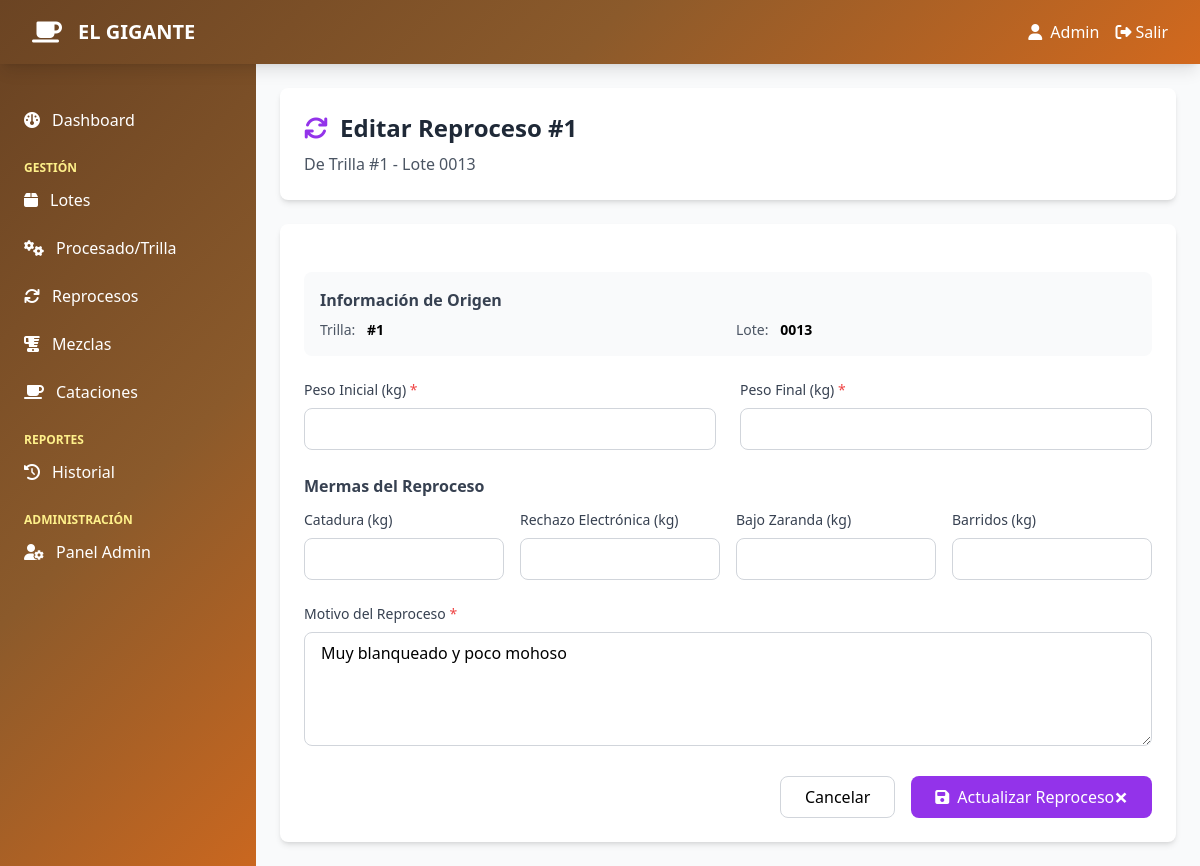
Page /reprocesos/1/editar/ (signed in) on the committed database.
### beneficio/models.py (models this page shows, shortened)
class Reproceso(models.Model):
    procesado = models.ForeignKey(Procesado, on_delete=models.CASCADE, related_name='reprocesos')
    numero = models.PositiveIntegerField()
    nombre = models.CharField(max_length=100, blank=True, null=True)
    fecha = models.DateTimeField(default=timezone.now)
    peso_inicial_kg = models.DecimalField(max_digits=10, decimal_places=2)
    unidad_peso_inicial = models.CharField(max_length=20, default='kg')
    peso_final_kg = models.DecimalField(max_digits=10, decimal_places=2)
    unidad_peso_final = models.CharField(max_length=20, default='kg')
    cafe_primera = models.DecimalField(max_digits=10, decimal_places=2, default=0)
    unidad_cafe_primera = models.CharField(max_length=20, default='kg')
    cafe_segunda = models.DecimalField(max_digits=10, decimal_places=2, default=0)
    unidad_cafe_segunda = models.CharField(max_length=20, default='kg')
    catadura = models.DecimalField(max_digits=10, decimal_places=2, default=0)
    rechazo_electronica = models.DecimalField(max_digits=10, decimal_places=2, default=0)
    bajo_zaranda = models.DecimalField(max_digits=10, decimal_places=2, default=0)
    barridos = models.DecimalField(max_digits=10, decimal_places=2, default=0)
    motivo = models.TextField()
    operador = models.ForeignKey(User, on_delete=models.SET_NULL, null=True)
    class Meta:
        ordering = ['-fecha']

class Procesado(models.Model):
    lote = models.ForeignKey(Lote, on_delete=models.CASCADE, related_name='procesos')
    numero_trilla = models.CharField(max_length=50)
    fecha = models.DateTimeField(default=timezone.now)
    peso_inicial_kg = models.DecimalField(max_digits=10, decimal_places=2)
    unidad_peso_inicial = models.CharField(max_length=20, default='kg')
    peso_final_kg = models.DecimalField(max_digits=10, decimal_places=2)
    unidad_peso_final = models.CharField(max_length=20, default='kg')
    cafe_primera = models.DecimalField(max_digits=10, decimal_places=2, default=0)
    unidad_cafe_primera = models.CharField(max_length=20, default='kg')
    cafe_segunda = models.DecimalField(max_digits=10, decimal_places=2, default=0)
    unidad_cafe_segunda = models.CharField(max_length=20, default='kg')
    catadura = models.DecimalField(max_digits=10, decimal_places=2, default=0)
    rechazo_electronica = models.DecimalField(max_digits=10, decimal_places=2, default=0)
    bajo_zaranda = models.DecimalField(max_digits=10, decimal_places=2, default=0)
    barridos = models.DecimalField(max_digits=10, decimal_places=2, default=0)
    observaciones = models.TextField(blank=True, null=True)
    operador = models.ForeignKey(User, on_delete=models.SET_NULL, null=True)
    class Meta:
        verbose_name = "Procesado"
        verbose_name_plural = "Procesados"
        ordering = ['-fecha']

class Lote(models.Model):
    ESTADO_CHOICES = [
        ('disponible', 'Disponible'),
        ('en_proceso', 'En Proceso'),
        ('procesado', 'Procesado'),
        ('agotado', 'Agotado'),
    ]
    """Modelo principal para los lotes de café"""
    codigo = models.CharField(max_length=50, unique=True)
    tipo_cafe = models.CharField(max_length=100)
    bodega = models.ForeignKey(Bodega, on_delete=models.CASCADE, related_name='lotes')
    peso_kg = models.DecimalField(max_digits=10, decimal_places=2)
    humedad = models.DecimalField(max_digits=5, decimal_places=2)
    fecha_ingreso = models.DateTimeField()
    proveedor = models.CharField(max_length=200)
    precio_quintal = models.DecimalField(max_digits=10, decimal_places=2)
    observaciones = models.TextField(blank=True, null=True)
    activo = models.BooleanField(default=True)
    created_by = models.ForeignKey(User, on_delete=models.SET_NULL, null=True)
    created_at = models.DateTimeField(auto_now_add=True)
    class Meta:
        ordering = ['-fecha_ingreso']

### beneficio/views.py (the view, shortened to what this page needs)
# urls.py: path('reprocesos/<int:pk>/editar/', views.editar_reproceso, name='editar_reproceso'),
@login_required
def editar_reproceso(request, pk):
    reproceso = get_object_or_404(Reproceso, pk=pk)
    context = {
        'reproceso': reproceso,
    }
    return render(request, 'beneficio/reprocesos/editar.html', context)

### beneficio/templates/beneficio/reprocesos/editar.html (shortened to what this page needs)
{% extends 'base.html' %}
{% block content %}
<div class="max-w-4xl mx-auto space-y-6">
    <div class="bg-white rounded-lg shadow-md p-6">
        <h2 class="text-2xl font-bold text-gray-800 flex items-center">
            <i class="fas fa-sync mr-3 text-purple-600"></i>
            Editar Reproceso #{{ reproceso.numero }}
        </h2>
        <p class="text-gray-600 mt-2">De Trilla #{{ reproceso.procesado.numero_trilla }} - Lote {{ reproceso.procesado.lote.codigo }}</p>
    </div>
    <form method="post" class="bg-white rounded-lg shadow-md p-6 space-y-6">
        <div class="bg-gray-50 p-4 rounded-lg">
            <h3 class="font-bold text-gray-700 mb-2">Información de Origen</h3>
            <div class="grid grid-cols-2 gap-4 text-sm">
                <div>
                    <span class="text-gray-600">Trilla:</span>
                    <span class="font-semibold ml-2">#{{ reproceso.procesado.numero_trilla }}</span>
                </div>
                <div>
                    <span class="text-gray-600">Lote:</span>
                    <span class="font-semibold ml-2">{{ reproceso.procesado.lote.codigo }}</span>
                </div>
            </div>
        </div>
        <div class="grid grid-cols-1 md:grid-cols-2 gap-6">
            <div>
                <label class="block text-sm font-medium text-gray-700 mb-2">
                    Peso Inicial (kg) <span class="text-red-500">*</span>
                </label>
                <input type="number" step="0.01" name="peso_inicial_kg" value="{{ reproceso.peso_inicial_kg }}" required
                       class="w-full px-4 py-2 border border-gray-300 rounded-lg focus:ring-2 focus:ring-purple-600">
            </div>
            <div>
                <label class="block text-sm font-medium text-gray-700 mb-2">
                    Peso Final (kg) <span class="text-red-500">*</span>
                </label>
                <input type="number" step="0.01" name="peso_final_kg" value="{{ reproceso.peso_final_kg }}" required
                       class="w-full px-4 py-2 border border-gray-300 rounded-lg focus:ring-2 focus:ring-purple-600">
            </div>
        </div>
        <div>
            <h3 class="font-bold text-gray-700 mb-3">Mermas del Reproceso</h3>
            <div class="grid grid-cols-2 md:grid-cols-4 gap-4">
                <div>
                    <label class="block text-sm font-medium text-gray-700 mb-2">Catadura (kg)</label>
                    <input type="number" step="0.01" name="catadura" value="{{ reproceso.catadura }}"
                           class="w-full px-4 py-2 border border-gray-300 rounded-lg focus:ring-2 focus:ring-purple-600">
                </div>
                <div>
                    <label class="block text-sm font-medium text-gray-700 mb-2">Rechazo Electrónica (kg)</label>
                    <input type="number" step="0.01" name="rechazo_electronica" value="{{ reproceso.rechazo_electronica }}"
                           class="w-full px-4 py-2 border border-gray-300 rounded-lg focus:ring-2 focus:ring-purple-600">
                </div>
                <div>
                    <label class="block text-sm font-medium text-gray-700 mb-2">Bajo Zaranda (kg)</label>
                    <input type="number" step="0.01" name="bajo_zaranda" value="{{ reproceso.bajo_zaranda }}"
                           class="w-full px-4 py-2 border border-gray-300 rounded-lg focus:ring-2 focus:ring-purple-600">
                </div>
                <div>
                    <label class="block text-sm font-medium text-gray-700 mb-2">Barridos (kg)</label>
                    <input type="number" step="0.01" name="barridos" value="{{ reproceso.barridos }}"
                           class="w-full px-4 py-2 border border-gray-300 rounded-lg focus:ring-2 focus:ring-purple-600">
                </div>
            </div>
        </div>
        <div>
            <label class="block text-sm font-medium text-gray-700 mb-2">
                Motivo del Reproceso <span class="text-red-500">*</span>
            </label>
            <textarea name="motivo" rows="4" required
                      class="w-full px-4 py-2 border border-gray-300 rounded-lg focus:ring-2 focus:ring-purple-600">{{ reproceso.motivo }}</textarea>
        </div>
        <div class="flex justify-end space-x-4">
            <a href="{% url 'detalle_reproceso' reproceso.id %}"
               class="px-6 py-2 border border-gray-300 rounded-lg hover:bg-gray-50 transition">
                Cancelar
            </a>
            <button type="submit"
                    class="px-6 py-2 bg-purple-600 text-white rounded-lg hover:bg-purple-700 transition">
                <i class="fas fa-save mr-2"></i>Actualizar Reproceso
            </button>
        </div>
    </form>
</div>
{% endblock %}

### beneficio/templates/base.html (shortened to what this page needs)
<!DOCTYPE html>
<html lang="es">
<head>
    <script src="https://cdn.tailwindcss.com"></script>
    <link rel="stylesheet" href="https://cdnjs.cloudflare.com/ajax/libs/font-awesome/6.4.0/css/all.min.css">
</head>
<body class="bg-gray-50">
    {% if user.is_authenticated %}
    <nav class="coffee-gradient shadow-lg fixed top-0 w-full z-50">
        <div class="max-w-7xl mx-auto px-4 sm:px-6 lg:px-8">
            <div class="flex items-center justify-between h-16">
                <div class="flex items-center">
                    <div class="flex-shrink-0">
                        <i class="fas fa-coffee text-white text-2xl"></i>
                    </div>
                    <div class="ml-4">
                        <h1 class="text-white text-xl font-bold">EL GIGANTE</h1>
                    </div>
                </div>
                <div class="flex items-center space-x-4">
                    <span class="text-white">
                        <i class="fas fa-user mr-2"></i>{{ user.username }}
                    </span>
                    <a href="{% url 'logout' %}" class="text-white hover:text-yellow-200 transition">
                        <i class="fas fa-sign-out-alt mr-1"></i>Salir
                    </a>
                </div>
            </div>
        </div>
    </nav>
    <div class="flex min-h-screen pt-16">
        <div class="w-64 coffee-gradient text-white fixed h-full top-16 overflow-y-auto">
            <nav class="mt-8 pb-8">
                <a href="{% url 'dashboard' %}" class="block px-6 py-3 sidebar-hover">
                    <i class="fas fa-dashboard mr-3"></i>Dashboard
                </a>
                <div class="mt-4 px-6">
                    <p class="text-xs uppercase text-yellow-200 font-semibold">Gestión</p>
                </div>
                <a href="{% url 'lista_lotes' %}" class="block px-6 py-3 sidebar-hover">
                    <i class="fas fa-box mr-3"></i>Lotes
                </a>
                <a href="{% url 'lista_procesados' %}" class="block px-6 py-3 sidebar-hover">
                    <i class="fas fa-cogs mr-3"></i>Procesado/Trilla
                </a>
                <a href="{% url 'lista_reprocesos' %}" class="block px-6 py-3 sidebar-hover">
                    <i class="fas fa-sync mr-3"></i>Reprocesos
                </a>
                <a href="{% url 'lista_mezclas' %}" class="block px-6 py-3 sidebar-hover">
                    <i class="fas fa-blender mr-3"></i>Mezclas
                </a>
                <a href="{% url 'lista_cataciones' %}" class="block px-6 py-3 sidebar-hover">
                    <i class="fas fa-coffee mr-3"></i>Cataciones
                </a>
                <div class="mt-4 px-6">
                    <p class="text-xs uppercase text-yellow-200 font-semibold">Reportes</p>
                </div>
                <a href="{% url 'historial' %}" class="block px-6 py-3 sidebar-hover">
                    <i class="fas fa-history mr-3"></i>Historial
                </a>
                {% if user.is_superuser %}
                <div class="mt-4 px-6">
                    <p class="text-xs uppercase text-yellow-200 font-semibold">Administración</p>
                </div>
                <a href="/admin/" class="block px-6 py-3 sidebar-hover">
                    <i class="fas fa-user-cog mr-3"></i>Panel Admin
                </a>
                {% endif %}
            </nav>
        </div>
        <div class="flex-1 ml-64">
            <main class="p-6">
                {% block content %}{% endblock %}
            </main>
        </div>
    </div>
    {% endif %}
</body>
</html>

### beneficio/templates/base.html (style rules this page uses)
.coffee-gradient { background: linear-gradient(135deg, #6B4423 0%, #8B5A2B 50%, #D2691E 100%); }

### rows in the picture
Reproceso: numero "1", procesado.numero_trilla "1", procesado.lote.codigo "0013", motivo "Muy blanqueado y poco mohoso"

### other values in the picture
{{ user.username }} "Admin"
